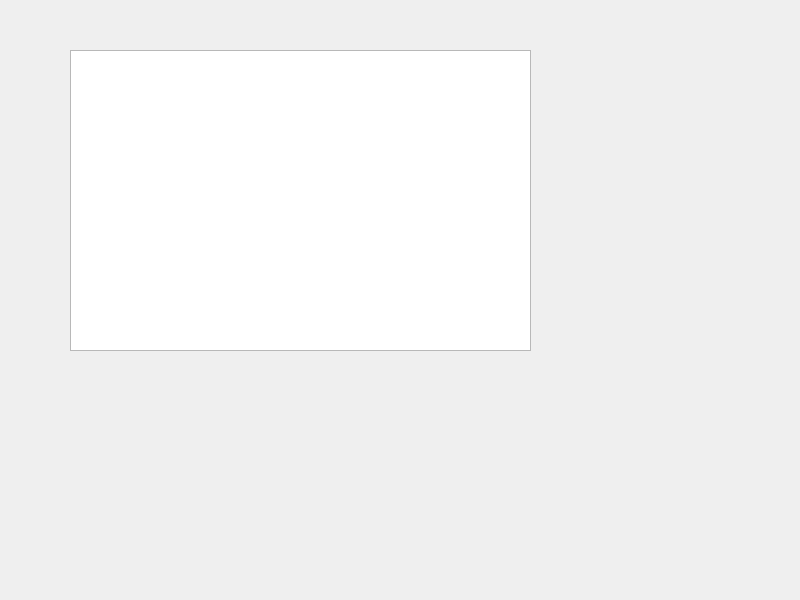
<?xml version="1.0" encoding="UTF-8"?>
<ui version="4.0">
 <class>Dialog</class>
 <widget class="QDialog" name="Dialog">
  <property name="geometry">
   <rect>
    <x>0</x>
    <y>0</y>
    <width>800</width>
    <height>600</height>
   </rect>
  </property>
  <property name="windowTitle">
   <string>Dialog</string>
  </property>
  <widget class="QTableView" name="tableView">
   <property name="geometry">
    <rect>
     <x>70</x>
     <y>50</y>
     <width>461</width>
     <height>301</height>
    </rect>
   </property>
  </widget>
 </widget>
 <resources/>
 <connections/>
</ui>
